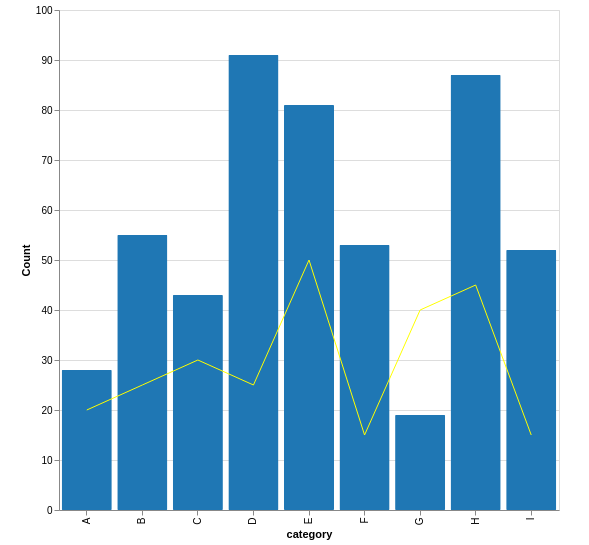

Write a Vega-Lite specification for this figure.
### Vega-Lite specification from a JSON file in a GitHub repository (floating-point values rounded to 4 significant figures)
{"$schema": "https://vega.github.io/schema/vega-lite/v4.json", "data": {"values": [{"a": "A", "b": 28, "c": 20}, {"a": "B", "b": 55, "c": 25}, {"a": "C", "b": 43, "c": 30}, {"a": "D", "b": 91, "c": 25}, {"a": "E", "b": 81, "c": 50}, {"a": "F", "b": 53, "c": 15}, {"a": "G", "b": 19, "c": 40}, {"a": "H", "b": 87, "c": 45}, {"a": "I", "b": 52, "c": 15}]}, "padding": {"left": 20, "top": 5, "right": 30, "bottom": 5}, "width": 500, "height": 500, "resolve": {"scale": {"color": "independent"}}, "background": "#ffffff", "layer": [{"mark": {"type": "bar", "cornerRadius": 1, "tooltip": true, "binSpacing": 1}, "encoding": {"x": {"field": "a", "type": "ordinal", "axis": {"title": "category", "orient": "bottom"}}, "y": {"type": "quantitative", "field": "b", "axis": {"title": "Count", "orient": "left"}}, "opacity": {"value": 1}, "color": {"value": "#1f77b4"}}}, {"mark": {"type": "line", "opacity": 1, "strokeWidth": 1, "interpolate": "linear", "strokeDash": 0, "tooltip": true}, "encoding": {"x": {"field": "a", "type": "ordinal"}, "y": {"field": "c", "type": "quantitative"}, "color": {"value": "#FFFF00"}}}]}
